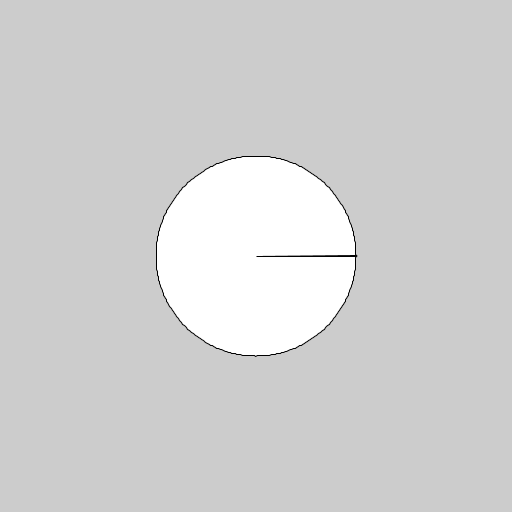
Frame 1 (no input)
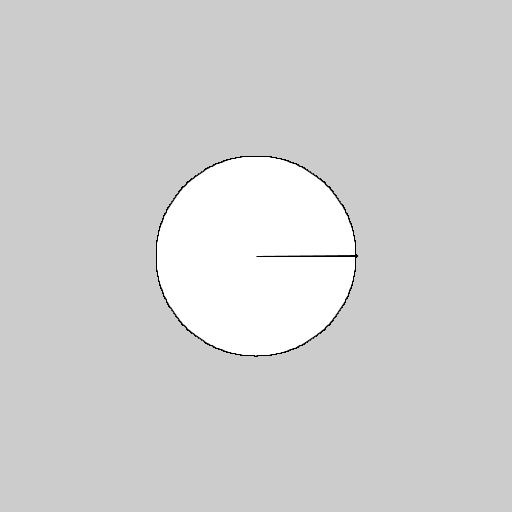
Frame 60 (the mouse pressed at the canvas centre just before this capture)
Frame 120 (the mouse held since frame 60 and released just before this capture): identical to frame 60, image omitted

The Processing sketch that drew these frames (run headless with seeded random() and noise(); from frame 60 on, the mouse is pressed at the canvas centre):

// Processing sketch: circulo
// ── circulo.pde
Circle c;
void setup () {
  size (512, 512);
  c = new Circle(100);
}

void draw () {
  translate(width / 2, height /2);
  c.Draw();
}

// ── Circle.pde
class Circle {
  float r;
  
  Circle (float radio) {
    r = radio;
  }

  void Draw () {
    beginShape();
      vertex(0,0);
      for (float theta = 0; theta <= 2 * PI; theta += radians(1)) {
        float x = r * cos (theta);
        float y = r * sin (theta);
        vertex(x,y);
      }
    endShape(CLOSE);
  }

}
